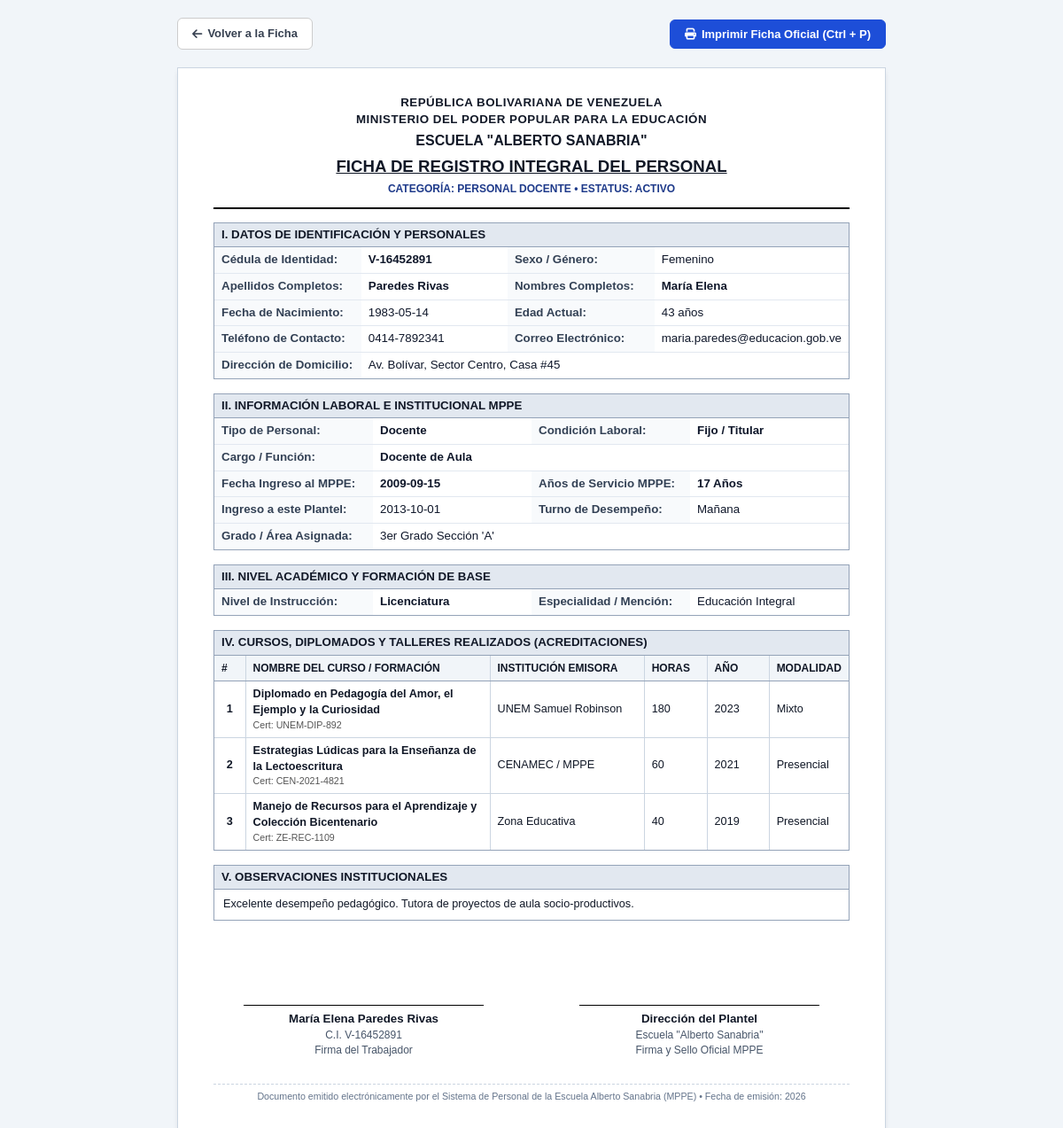
The app's page /staff/1/print with its own data.
### tables this page shows
CREATE TABLE staff (
        id INTEGER PRIMARY KEY AUTOINCREMENT,
        nationality TEXT DEFAULT 'V',
        id_number TEXT UNIQUE NOT NULL,
        first_name TEXT NOT NULL,
        last_name TEXT NOT NULL,
        gender TEXT,
        birth_date TEXT,
        phone TEXT,
        email TEXT,
        address TEXT,
        category TEXT NOT NULL,          -- 'Docente', 'Administrativo', 'Obrero / Apoyo'
        position TEXT NOT NULL,          -- e.g. 'Docente de Aula', 'Secretaria', 'Aseador'
        mppe_entry_date TEXT NOT NULL,   -- YYYY-MM-DD
        school_entry_date TEXT,         -- YYYY-MM-DD
        employment_condition TEXT,       -- 'Fijo / Titular', 'Contratado', 'Interino', 'Suplente'
        shift TEXT,                      -- 'Mañana', 'Tarde', 'Integral / Doble turno'
        assigned_area TEXT,              -- e.g. '4to Grado B', 'Control de Estudio', 'Mantenimiento General'
        education_level TEXT,            -- 'Bachiller', 'Técnico Medio', 'T.S.U.', 'Licenciatura', 'Especialización', 'Maestría', 'Doctorado'
        specialization TEXT,             -- e.g. 'Educación Integral', 'Informática', 'Administración'
        status TEXT DEFAULT 'Activo',    -- 'Activo', 'Reposo Médico', 'Permiso', 'Comisión de Servicio', 'Jubilado'
        notes TEXT,
        created_at TIMESTAMP DEFAULT CURRENT_TIMESTAMP,
        updated_at TIMESTAMP DEFAULT CURRENT_TIMESTAMP
    );

CREATE TABLE courses (
        id INTEGER PRIMARY KEY AUTOINCREMENT,
        staff_id INTEGER NOT NULL,
        course_name TEXT NOT NULL,
        institution TEXT,
        hours INTEGER,
        year_completed INTEGER,
        modality TEXT,                  -- 'Presencial', 'En línea / Virtual', 'Mixto'
        certificate_code TEXT,
        created_at TIMESTAMP DEFAULT CURRENT_TIMESTAMP,
        FOREIGN KEY (staff_id) REFERENCES staff (id) ON DELETE CASCADE
    );

### app.py (the view)
@app.route("/staff/<int:staff_id>/print")
def staff_ficha_print(staff_id):
    staff = get_staff_by_id(staff_id)
    if not staff:
        flash("Trabajador no encontrado.", "danger")
        return redirect(url_for("staff_list"))
    return render_template("staff_ficha_print.html", staff=staff)

### app.py (called while the page is built)
@app.context_processor
def inject_globals():
    return {
        "current_year": datetime.now().year,
        "school_name": "Unidad Educativa Alberto Sanabria",
        "mppe_title": "Ministerio del Poder Popular para la Educación"
    }

### database.py (called while the page is built)
def get_connection():
    conn = sqlite3.connect(DB_PATH)
    conn.row_factory = sqlite3.Row
    conn.execute("PRAGMA foreign_keys = ON")
    return conn

def calculate_years(date_str):
    if not date_str:
        return 0
    try:
        parts = [int(p) for p in date_str.split("-")]
        if len(parts) == 3:
            d = date(parts[0], parts[1], parts[2])
            today = date.today()
            return today.year - d.year - ((today.month, today.day) < (d.month, d.day))
    except Exception:
        pass
    return 0

def get_staff_by_id(staff_id):
    conn = get_connection()
    cursor = conn.cursor()
    cursor.execute("SELECT * FROM staff WHERE id = ?", (staff_id,))
    row = cursor.fetchone()
    if not row:
        conn.close()
        return None
    staff = dict(row)
    staff['years_of_service'] = calculate_years(staff.get('mppe_entry_date'))
    staff['age'] = calculate_years(staff.get('birth_date'))
    cursor.execute("SELECT * FROM courses WHERE staff_id = ? ORDER BY year_completed DESC, id DESC", (staff_id,))
    courses = [dict(c) for c in cursor.fetchall()]
    staff['courses'] = courses
    conn.close()
    return staff

### templates/staff_ficha_print.html (shortened to what this page needs)
<!DOCTYPE html>
<html lang="es">
<head>
    <link rel="stylesheet" href="https://cdnjs.cloudflare.com/ajax/libs/font-awesome/6.5.1/css/all.min.css">
</head>
<body>
    <div class="action-bar">
        <a href="{{ url_for('staff_detail', staff_id=staff.id) }}" class="btn btn-back">
            <i class="fa-solid fa-arrow-left"></i> Volver a la Ficha
        </a>
        <button onclick="window.print()" class="btn btn-print">
            <i class="fa-solid fa-print"></i> Imprimir Ficha Oficial (Ctrl + P)
        </button>
    </div>
    <div class="ficha-container">
        <div class="header-mppe">
            <h4>República Bolivariana de Venezuela</h4>
            <h4>Ministerio del Poder Popular para la Educación</h4>
            <h3>ESCUELA "ALBERTO SANABRIA"</h3>
            <h2>FICHA DE REGISTRO INTEGRAL DEL PERSONAL</h2>
            <div style="font-size: 9pt; margin-top: 4px; font-weight: bold; color: #1e3a8a;">
                CATEGORÍA: PERSONAL {{ staff.category|upper }} • ESTATUS: {{ staff.status|upper }}
            </div>
        </div>
        <div class="section-box">
            <div class="section-title">I. Datos de Identificación y Personales</div>
            <table class="table-data">
                <tr>
                    <td class="lbl">Cédula de Identidad:</td>
                    <td class="val"><strong>{{ staff.nationality }}-{{ staff.id_number }}</strong></td>
                    <td class="lbl">Sexo / Género:</td>
                    <td class="val">{{ staff.gender or 'No especificado' }}</td>
                </tr>
                <tr>
                    <td class="lbl">Apellidos Completos:</td>
                    <td class="val"><strong>{{ staff.last_name }}</strong></td>
                    <td class="lbl">Nombres Completos:</td>
                    <td class="val"><strong>{{ staff.first_name }}</strong></td>
                </tr>
                <tr>
                    <td class="lbl">Fecha de Nacimiento:</td>
                    <td class="val">{{ staff.birth_date or 'No registrada' }}</td>
                    <td class="lbl">Edad Actual:</td>
                    <td class="val">{{ staff.age if staff.age > 0 else 'N/D' }} años</td>
                </tr>
                <tr>
                    <td class="lbl">Teléfono de Contacto:</td>
                    <td class="val">{{ staff.phone or 'No registrado' }}</td>
                    <td class="lbl">Correo Electrónico:</td>
                    <td class="val">{{ staff.email or 'No registrado' }}</td>
                </tr>
                <tr>
                    <td class="lbl">Dirección de Domicilio:</td>
                    <td class="val" colspan="3">{{ staff.address or 'No registrada' }}</td>
                </tr>
            </table>
        </div>
        <div class="section-box">
            <div class="section-title">II. Información Laboral e Institucional MPPE</div>
            <table class="table-data">
                <tr>
                    <td class="lbl">Tipo de Personal:</td>
                    <td class="val"><strong>{{ staff.category }}</strong></td>
                    <td class="lbl">Condición Laboral:</td>
                    <td class="val"><strong>{{ staff.employment_condition }}</strong></td>
                </tr>
                <tr>
                    <td class="lbl">Cargo / Función:</td>
                    <td class="val" colspan="3"><strong>{{ staff.position }}</strong></td>
                </tr>
                <tr>
                    <td class="lbl">Fecha Ingreso al MPPE:</td>
                    <td class="val"><strong>{{ staff.mppe_entry_date }}</strong></td>
                    <td class="lbl">Años de Servicio MPPE:</td>
                    <td class="val"><strong>{{ staff.years_of_service }} Años</strong></td>
                </tr>
                <tr>
                    <td class="lbl">Ingreso a este Plantel:</td>
                    <td class="val">{{ staff.school_entry_date or 'No registrada' }}</td>
                    <td class="lbl">Turno de Desempeño:</td>
                    <td class="val">{{ staff.shift }}</td>
                </tr>
                <tr>
                    <td class="lbl">Grado / Área Asignada:</td>
                    <td class="val" colspan="3">{{ staff.assigned_area or 'No asignada' }}</td>
                </tr>
            </table>
        </div>
        <div class="section-box">
            <div class="section-title">III. Nivel Académico y Formación de Base</div>
            <table class="table-data">
                <tr>
                    <td class="lbl">Nivel de Instrucción:</td>
                    <td class="val"><strong>{{ staff.education_level or 'No indicado' }}</strong></td>
                    <td class="lbl">Especialidad / Mención:</td>
                    <td class="val">{{ staff.specialization or 'No indicada' }}</td>
                </tr>
            </table>
        </div>
        <div class="section-box">
            <div class="section-title">IV. Cursos, Diplomados y Talleres Realizados (Acreditaciones)</div>
            {% if staff.courses %}
            <table class="table-courses">
                <thead>
                    <tr>
                        <th style="width: 5%;">#</th>
                        <th style="width: 40%;">Nombre del Curso / Formación</th>
                        <th style="width: 25%;">Institución Emisora</th>
                        <th style="width: 10%;">Horas</th>
                        <th style="width: 10%;">Año</th>
                        <th style="width: 10%;">Modalidad</th>
                    </tr>
                </thead>
                <tbody>
                    {% for c in staff.courses %}
                    <tr>
                        <td style="text-align: center; font-weight: bold;">{{ loop.index }}</td>
                        <td>
                            <strong>{{ c.course_name }}</strong>
                            {% if c.certificate_code %}
                            <div style="font-size: 8pt; color: #555;">Cert: {{ c.certificate_code }}</div>
                            {% endif %}
                        </td>
                        <td>{{ c.institution or 'N/D' }}</td>
                        <td>{{ c.hours or '-' }}</td>
                        <td>{{ c.year_completed or '-' }}</td>
                        <td>{{ c.modality or '-' }}</td>
                    </tr>
                    {% endfor %}
                </tbody>
            </table>
            {% else %}
            <div style="padding: 10px; font-size: 9.5pt; color: #64748b; text-align: center; font-style: italic;">
                No registra cursos o talleres adicionales al momento de esta emisión.
            </div>
            {% endif %}
        </div>
        {% if staff.notes %}
        <div class="section-box">
            <div class="section-title">V. Observaciones Institucionales</div>
            <div style="padding: 8px 10px; font-size: 9.5pt; line-height: 1.4;">
                {{ staff.notes }}
            </div>
        </div>
        {% endif %}
        <div class="signatures-grid">
            <div class="signature-box">
                <div class="signature-line"></div>
                <div class="signature-name">{{ staff.first_name }} {{ staff.last_name }}</div>
                <div class="signature-role">C.I. {{ staff.nationality }}-{{ staff.id_number }}<br>Firma del Trabajador</div>
            </div>
            <div class="signature-box">
                <div class="signature-line"></div>
                <div class="signature-name">Dirección del Plantel</div>
                <div class="signature-role">Escuela "Alberto Sanabria"<br>Firma y Sello Oficial MPPE</div>
            </div>
        </div>
        <div style="text-align: center; margin-top: 30px; font-size: 8pt; color: #64748b; border-top: 1px dashed #cbd5e1; padding-top: 6px;">
            Documento emitido electrónicamente por el Sistema de Personal de la Escuela Alberto Sanabria (MPPE) • Fecha de emisión: {{ current_year }}
        </div>
    </div>
</body>
</html>

### templates/staff_ficha_print.html (style rules this page uses)
* { box-sizing: border-box; margin: 0; padding: 0; font-family: Arial, Helvetica, sans-serif; }
body { background-color: #f1f5f9; color: #111827; padding: 20px; font-size: 11pt; line-height: 1.4; }
.action-bar { max-width: 800px; margin: 0 auto 20px auto; display: flex; justify-content: space-between; align-items: center; }
.btn { padding: 8px 16px; border-radius: 6px; font-size: 13px; font-weight: bold; cursor: pointer; text-decoration: none; display: inline-flex; align-items: center; gap: 6px; border: 1px solid #ccc; }
.btn-print { background-color: #1d4ed8; color: #fff; border-color: #1d4ed8; }
.btn-back { background-color: #fff; color: #374151; }
.ficha-container { max-width: 800px; margin: 0 auto; background: #fff; padding: 30px 40px; border: 1px solid #cbd5e1; box-shadow: 0 4px 6px -1px rgba(0, 0, 0, 0.1); }
.header-mppe { text-align: center; border-bottom: 2px solid #000; padding-bottom: 12px; margin-bottom: 15px; }
.header-mppe h4 { font-size: 10pt; font-weight: bold; text-transform: uppercase; letter-spacing: 0.5px; }
.header-mppe h3 { font-size: 12pt; font-weight: bold; margin-top: 3px; }
.header-mppe h2 { font-size: 14pt; font-weight: 800; margin-top: 5px; text-decoration: underline; }
.section-box { margin-bottom: 16px; border: 1px solid #94a3b8; }
.section-title { background-color: #e2e8f0; padding: 4px 8px; font-size: 10pt; font-weight: bold; text-transform: uppercase; border-bottom: 1px solid #94a3b8; }
.table-data { width: 100%; border-collapse: collapse; font-size: 10pt; }
.table-data td, .table-data th { padding: 5px 8px; border-bottom: 1px solid #e2e8f0; vertical-align: top; }
.table-data tr:last-child td { border-bottom: none; }
.lbl { font-weight: bold; color: #334155; width: 25%; background-color: #f8fafc; }
.val { color: #0f172a; width: 25%; }
.table-courses { width: 100%; border-collapse: collapse; font-size: 9.5pt; }
.table-courses th { background-color: #f1f5f9; padding: 6px 8px; text-align: left; border-bottom: 1px solid #94a3b8; border-right: 1px solid #cbd5e1; font-size: 9pt; text-transform: uppercase; }
.table-courses td { padding: 6px 8px; border-bottom: 1px solid #cbd5e1; border-right: 1px solid #cbd5e1; }
.table-courses tr:last-child td { border-bottom: none; }
.table-courses td:last-child, .table-courses th:last-child { border-right: none; }
.signatures-grid { display: grid; grid-template-columns: 1fr 1fr; gap: 40px; margin-top: 40px; padding-top: 10px; }
.signature-box { text-align: center; }
.signature-line { border-top: 1px solid #000; width: 80%; margin: 45px auto 6px auto; }
.signature-name { font-weight: bold; font-size: 10pt; }
.signature-role { font-size: 9pt; color: #475569; }

### records on screen
staff: category "DOCENTE", status "ACTIVO", nationality "V", id_number "16452891", gender "Femenino", last_name "Paredes Rivas", first_name "María Elena", birth_date "1983-05-14", phone "0414-7892341", email "maria.paredes@educacion.gob.ve", address "Av. Bolívar, Sector Centro, Casa #45", category "Docente", employment_condition "Fijo / Titular", position "Docente de Aula", mppe_entry_date "2009-09-15", school_entry_date "2013-10-01", shift "Mañana", assigned_area "3er Grado Sección 'A'", education_level "Licenciatura", specialization "Educación Integral", notes "Excelente desempeño pedagógico. Tutora de proyectos de aula socio-productivos."
courses: course_name "Diplomado en Pedagogía del Amor, el Ejemplo y la Curiosidad", certificate_code "UNEM-DIP-892", institution "UNEM Samuel Robinson", hours "180", year_completed "2023", modality "Mixto"
courses: course_name "Estrategias Lúdicas para la Enseñanza de la Lectoescritura", certificate_code "CEN-2021-4821", institution "CENAMEC / MPPE", hours "60", year_completed "2021", modality "Presencial"
courses: course_name "Manejo de Recursos para el Aprendizaje y Colección Bicentenario", certificate_code "ZE-REC-1109", institution "Zona Educativa", hours "40", year_completed "2019", modality "Presencial"

### other values on screen
{{ staff.age if staff.age > 0 else 'N/D' }} "43"
{{ staff.years_of_service }} "17"
